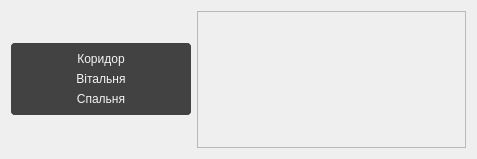
<?xml version="1.0" encoding="UTF-8"?>
<ui version="4.0">
 <class>Rooms</class>
 <widget class="QWidget" name="Rooms">
  <property name="geometry">
   <rect>
    <x>0</x>
    <y>0</y>
    <width>477</width>
    <height>159</height>
   </rect>
  </property>
  <property name="windowTitle">
   <string>Form</string>
  </property>
  <layout class="QHBoxLayout" name="horizontalLayout">
   <item>
    <widget class="QScrollArea" name="scrollArea">
     <property name="sizePolicy">
      <sizepolicy hsizetype="Expanding" vsizetype="Maximum">
       <horstretch>0</horstretch>
       <verstretch>0</verstretch>
      </sizepolicy>
     </property>
     <property name="styleSheet">
      <string notr="true">max-width: 180px;
background: #424242;
border-radius: 4px;
color: #f5f5f5;</string>
     </property>
     <property name="frameShape">
      <enum>QFrame::NoFrame</enum>
     </property>
     <property name="frameShadow">
      <enum>QFrame::Plain</enum>
     </property>
     <property name="sizeAdjustPolicy">
      <enum>QAbstractScrollArea::AdjustIgnored</enum>
     </property>
     <property name="widgetResizable">
      <bool>true</bool>
     </property>
     <property name="alignment">
      <set>Qt::AlignLeading|Qt::AlignLeft|Qt::AlignTop</set>
     </property>
     <widget class="QWidget" name="scrollAreaWidgetContents">
      <property name="geometry">
       <rect>
        <x>0</x>
        <y>0</y>
        <width>180</width>
        <height>99</height>
       </rect>
      </property>
      <layout class="QVBoxLayout" name="verticalLayout">
       <item>
        <widget class="QPushButton" name="pushButton">
         <property name="text">
          <string>Коридор</string>
         </property>
        </widget>
       </item>
       <item>
        <widget class="QPushButton" name="pushButton_2">
         <property name="text">
          <string>Вітальня</string>
         </property>
        </widget>
       </item>
       <item>
        <widget class="QPushButton" name="pushButton_3">
         <property name="text">
          <string>Спальня</string>
         </property>
        </widget>
       </item>
      </layout>
     </widget>
    </widget>
   </item>
   <item>
    <widget class="QScrollArea" name="scrollArea_2">
     <property name="widgetResizable">
      <bool>true</bool>
     </property>
     <widget class="QWidget" name="scrollAreaWidgetContents_2">
      <property name="geometry">
       <rect>
        <x>0</x>
        <y>0</y>
        <width>271</width>
        <height>139</height>
       </rect>
      </property>
     </widget>
    </widget>
   </item>
  </layout>
 </widget>
 <tabstops>
  <tabstop>scrollArea</tabstop>
  <tabstop>scrollArea_2</tabstop>
 </tabstops>
 <resources/>
 <connections/>
</ui>
